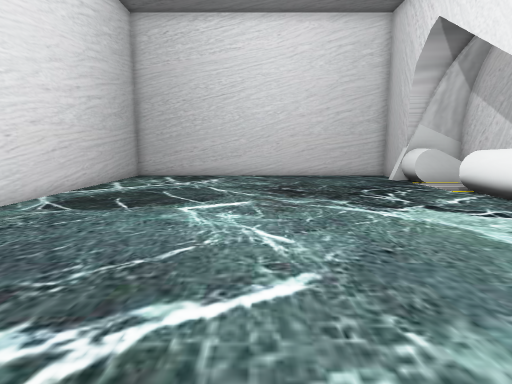
[1] (above)

12 first-person views from a walk through a scene from a Unity 3-D project. The camera is 1.5 m above the floor, tilts 8° down and sees 80° across. The floor is counted in squares, 1 m on a side. Each view is taken from the middle of a square. On the plan, view 1 faces up. The plan holds only what a view shows up to about 15 squares ahead; the rest is blank. The place goes on beyond the plan. The player character is not drawn.

[2]
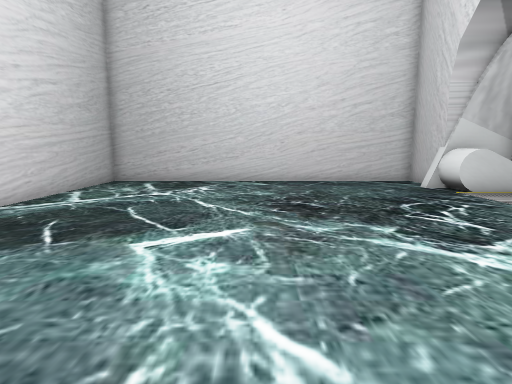

[3]
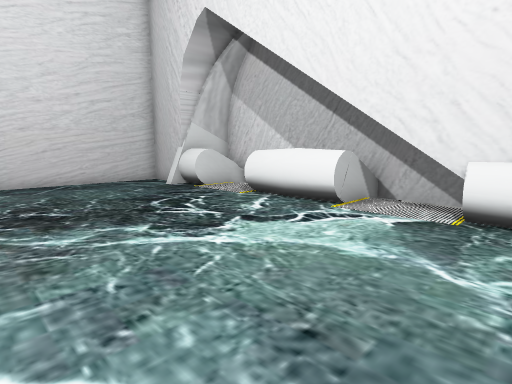

[4]
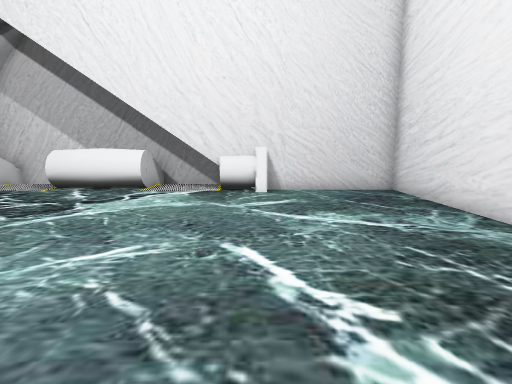

[5]
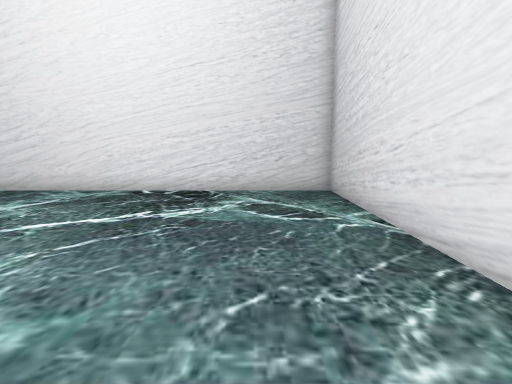

[6]
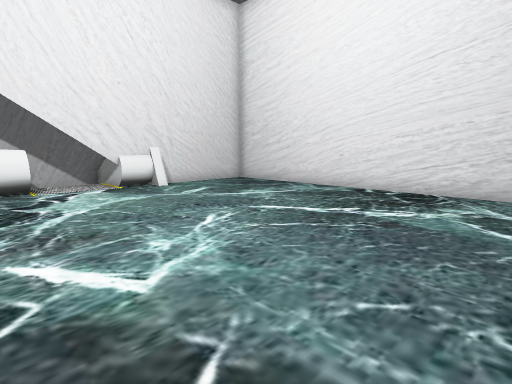

[7]
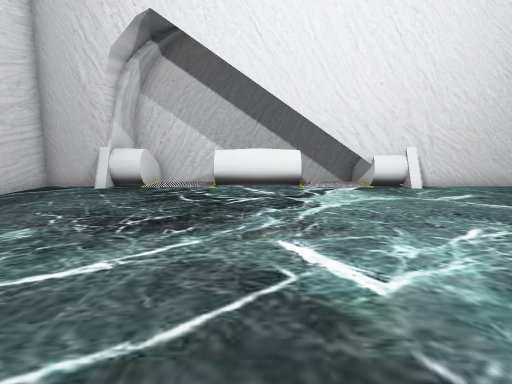

[8]
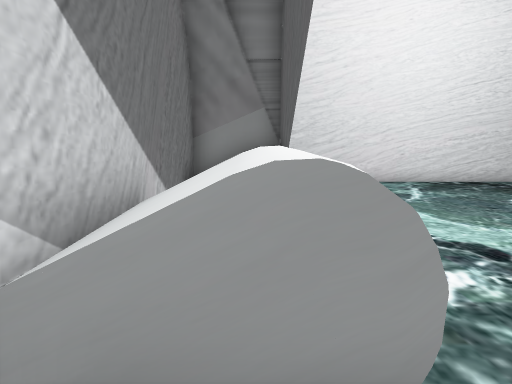

[9]
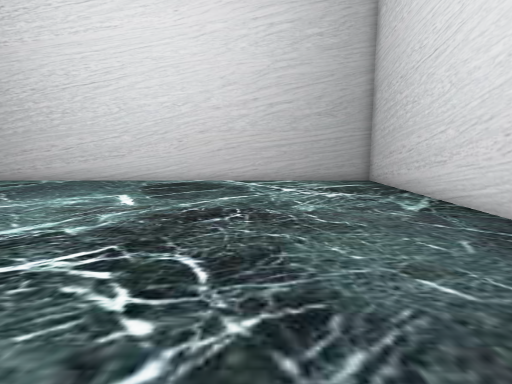

[10]
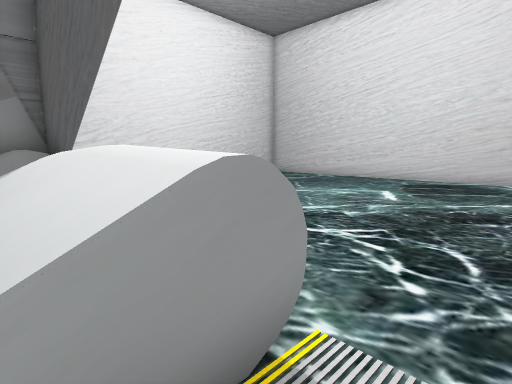

[11]
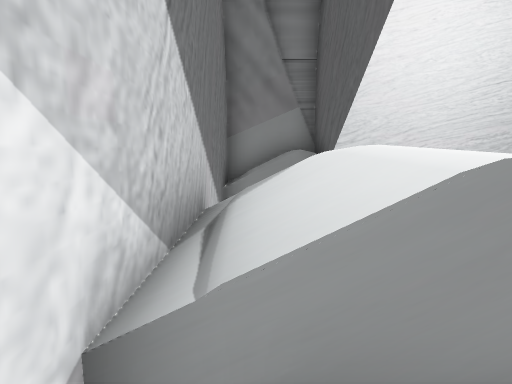

[12]
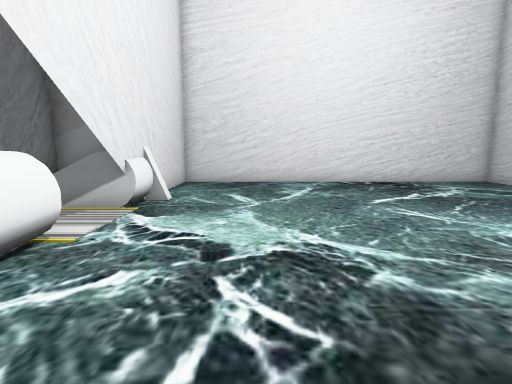

### Floor plan
Key: @ floor where view 1 was taken; # wall or solid block; . floor; = window, fence, low wall or low ledge; ^ raised ledge.
Columns run from 7 left of view 1 to 10 right of it. Each row starts with its distance up from view 1.
 18 ###############
 17 #.............#
 16 #.............#
 15 #.............####
 14 #.............^^^^
 13 #................#
 12 #................#
 11 #.............#=.#
 10 #.............^^^^
  9 #.............^^^^
  8 #.............^^^^
  7 #.............#^^^
  6 #................#
  5 #.............#..#
  4 #.............#^^^
  3 #.............####
  2 #.............#
  1 #.............#
  0 #......@......#
 -1 #.............#
 -2 ###############

Where each view was taken, in squares from view 1:
view 1: 0 up, 0 right, facing up
view 2: 3 up, 0 right, facing up
view 3: 3 up, 0 right, facing up-right
view 4: 3 up, 4 left, facing right
view 5: 9 up, 4 left, facing down
view 6: 9 up, 5 left, facing down-right
view 7: 9 up, 5 left, facing right
view 8: 12 up, 8 right, facing down
view 9: 12 up, 8 right, facing left
view 10: 12 up, 9 right, facing down-left
view 11: 12 up, 9 right, facing down
view 12: 12 up, 4 right, facing down
